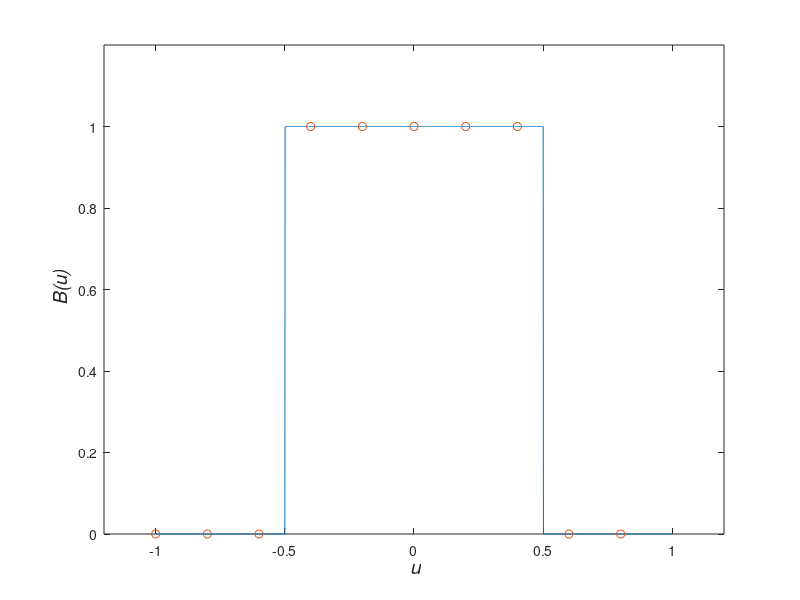
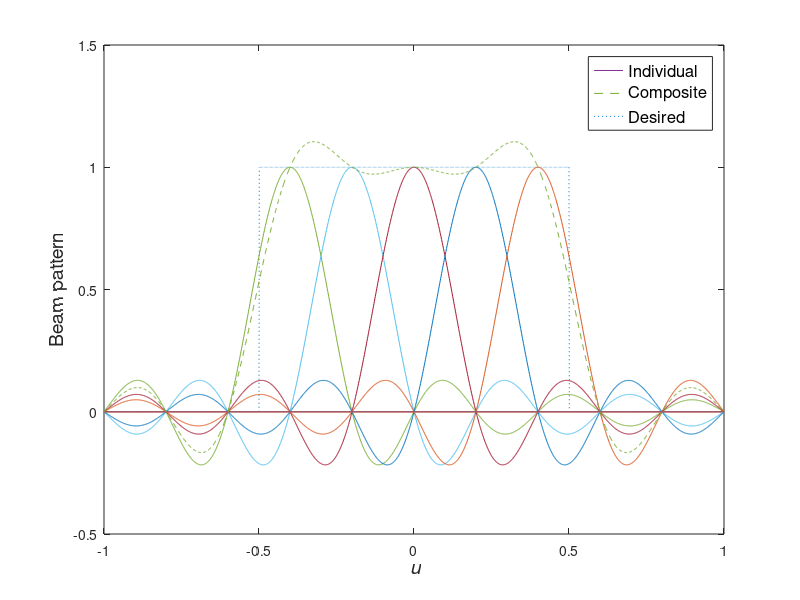

These figures' MATLAB source, in order:
%%%%%%%%%%%%%%%%%%%%%%%%%%%%%%%%%%%%%%
% Figure 3.17
% Pattern sampling
% Figure 3.18
% Desired and synthesized patterns
% Woodward synthesis procedure
% Xin Zhang 3/18/99
% Updated 9/14/00, K. Bell 7/22/01, 9/30/01
% Functions called: sinc
%%%%%%%%%%%%%%%%%%%%%%%%%%%%%%%%%%%%%%

clear all;
close all;

Ll = 5.0;
u = -1:0.001:1;
lu = length(u);

% Define the desired pattern
Bd = zeros(1,lu);
for l = 1:lu
    if ( (acos(u(l)) >= pi/3) & (acos(u(l)) <= 2*pi/3) )
        Bd(l) = 1;
    end
end

% Sample the desired pattern
delta_us = 1/Ll;     			% sample interval
Ns = floor(2*Ll);        		% number of samples
for m = 0:Ns-1
    up(m+1) = m*delta_us-1;		% values of u at sample points
end
for m = 0:Ns-1						% Find the values of pattern at sample points
    r = abs(up(m+1));
    if r > 0.5
        Bum(m+1) = 0;
    elseif r == 0.5
        Bum(m+1) = 0.5;
    else 
        Bum(m+1) = 1;
    end
end

figure
plot(u,Bd,'-',up,Bum,'o')
xlabel('\it u','Fontsize',14)
ylabel('\it B(u)','Fontsize',14)
axis([-1.2 1.2 0 1.2])

figure
h1 = plot(u,Bd,':');
hold on;

% Woodward synthesis, 
Bu = 0;
for m = 0:Ns-1
    Bi = Bum(m+1)*sinc(Ll*(u-up(m+1)));    		% individual pattern
    Bu = Bu+Bi;												% composite pattern
    h2 = plot(u,Bi,'-');
end
h3 = plot(u,Bu,'--');
hold off;
xlabel('\it u','Fontsize',14)
ylabel('Beam pattern','Fontsize',14)
h=legend([h2 h3 h1],'Individual','Composite','Desired');
set(h,'Fontsize',12)